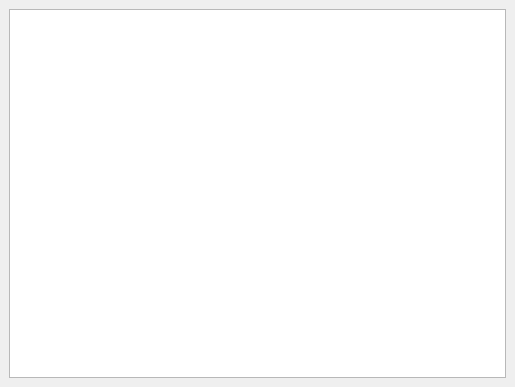
<?xml version="1.0" encoding="UTF-8"?>
<ui version="4.0">
 <class>MainWindow</class>
 <widget class="QMainWindow" name="MainWindow">
  <property name="geometry">
   <rect>
    <x>0</x>
    <y>0</y>
    <width>515</width>
    <height>387</height>
   </rect>
  </property>
  <property name="windowTitle">
   <string>QClipboard-Example</string>
  </property>
  <widget class="QWidget" name="centralwidget">
   <layout class="QGridLayout" name="gridLayout">
    <item row="0" column="0">
     <widget class="Widgets::CustomTextEdit" name="textEdit"/>
    </item>
   </layout>
  </widget>
 </widget>
 <customwidgets>
  <customwidget>
   <class>Widgets::CustomTextEdit</class>
   <extends>QTextEdit</extends>
   <header>../../widget/include/CustomTextEdit.h</header>
  </customwidget>
 </customwidgets>
 <resources/>
 <connections/>
</ui>
